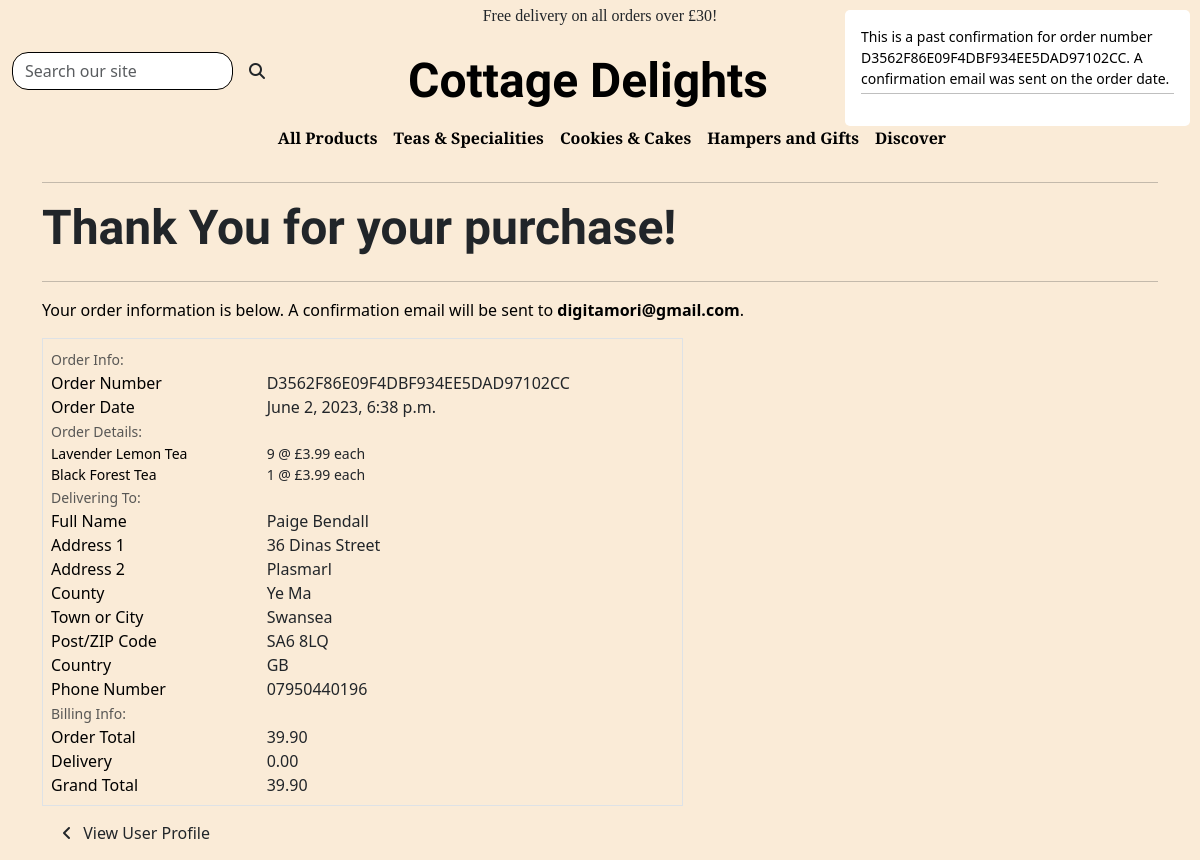
/userprofile/order_history/D3562F86E09F4DBF934EE5DAD97102CC (signed in), run on the app's committed database.
### checkout/models.py (models this page shows, shortened)
class OrderRecord(models.Model):
    order_number = models.CharField(max_length=50, null=False, editable=False)
    userprofile = models.ForeignKey(
        UserProfile, on_delete=models.SET_NULL,
        null=True, blank=True, related_name='orders')
    full_name = models.CharField(max_length=65, null=False, blank=False)
    email = models.EmailField(max_length=300, null=False, blank=False)
    phone_number = models.CharField(max_length=20, null=True, blank=True)
    address_line_1 = models.CharField(max_length=80, null=False, blank=False)
    address_line_2 = models.CharField(max_length=80, null=True, blank=True)
    town_city = models.CharField(max_length=40, null=False, blank=False)
    county = models.CharField(max_length=40, null=True, blank=True)
    country = CountryField(blank_label='Country *', null=False, blank=False)
    postcode = models.CharField(max_length=10, null=False, blank=False)
    shopping_cart = models.TextField(null=False, blank=False, default='')
    order_total = models.DecimalField(
        max_digits=10, decimal_places=2, null=False, default=0)
    delivery_cost = models.DecimalField(
        max_digits=6, decimal_places=2, null=False, default=0)
    grand_total = models.DecimalField(
        max_digits=10, decimal_places=2, default=0)
    date = models.DateTimeField(auto_now_add=True)
    stripe_pid = models.CharField(
        max_length=254, null=False, blank=False, default='')

class OrderLineItem(models.Model):
    order = models.ForeignKey(
        OrderRecord, null=False, blank=False,
        on_delete=models.CASCADE, related_name='lineitems')
    product = models.ForeignKey(
        Product, null=False, blank=False, on_delete=models.CASCADE)
    quantity = models.IntegerField(null=False, blank=False, default=0)
    lineitem_total = models.DecimalField(
        max_digits=6, decimal_places=2,
        null=False, blank=False, editable=False)

### products/models.py (models this page shows, shortened)
class Product(models.Model):
    category = models.ForeignKey(
        'category', null=True, blank=True, on_delete=models.SET_NULL)
    sku = models.CharField(max_length=100)
    name = models.CharField(max_length=250, null=True, blank=True)
    description = models.TextField()
    ingredients = models.CharField(max_length=450)
    weight = models.CharField(max_length=10, null=True, blank=True)
    storage = models.TextField(null=True, blank=True)
    price = models.DecimalField(max_digits=6, decimal_places=2)
    rating = models.DecimalField(
        max_digits=6, decimal_places=2, null=True, blank=True)
    image_url = models.URLField(max_length=1024, null=True, blank=True)
    image = models.ImageField(null=True, blank=True)

### userprofile/views.py (the view)
# urls.py: path('order_history/<order_number>',
@login_required
def order_history(request, order_number):
    order = get_object_or_404(OrderRecord, order_number=order_number)
    messages.info(request, (
        f'This is a past confirmation for order number {order_number}. '
        'A confirmation email was sent on the order date.'
    ))
    template = 'checkout/checkoutcomplete.html'
    context = {
        'order': order,
        'from_profile': True
    }
    return render(request, template, context)

### cart/contexts.py (called while the page is built, shortened)
def cart_contents(request):
    cart_items = []
    order_total = 0
    product_quant = 0
    cart = request.session.get('cart', {})
    if order_total < settings.FREE_DELIVERY_THRESHOLD:
        delivery = order_total * Decimal(
            settings.STANDARD_DELIVERY_PERCENTAGE / 100)
        free_delivery_delta = settings.FREE_DELIVERY_THRESHOLD - order_total
    else:
        delivery = 0
        free_delivery_delta = 0
    grand_total = delivery + order_total
    context = {
        'cart_items': cart_items,
        'order_total': order_total,
        'product_quant': product_quant,
        'delivery': delivery,
        'free_delivery_delta': free_delivery_delta,
        'free_delivery_threshold': settings.FREE_DELIVERY_THRESHOLD,
        'grand_total': grand_total,
    }
    return context

### checkout/templates/checkout/checkoutcomplete.html (shortened to what this page needs)
{% extends "base.html" %}
{% load static %}
{% block page_header %}
    <div class="container header-container">
    </div>
{% endblock %}
{% block content %}
    <div class="overlay"></div>
    <div class="container">
        <div class="row">
            <div class="col">
                <hr>
                <h2 class="logo-font mb-4">Thank You for your purchase!</h2>
                <hr>
                <p class="text-black">Your order information is below. A confirmation email will be sent to <strong>{{ order.email }}</strong>.</p>
            </div>
        </div>
        <div class="row">
            <div class="col-12 col-lg-7">
                <div class="order-confirmation-wrapper p-2 border">
                    <div class="row">
                        <div class="col">
                            <small class="text-muted">Order Info:</small>
                        </div>
                    </div>
                    <div class="row">
                        <div class="col-12 col-md-4">
                            <p class="mb-0 text-black font-weight-bold">Order Number</p>
                        </div>
                        <div class="col-12 col-md-8 text-md-right">
                            <p class="mb-0">{{ order.order_number }}</p>
                        </div>
                    </div>
                    <div class="row">
                        <div class="col-12 col-md-4">
                            <p class="mb-0 text-black font-weight-bold">Order Date</p>
                        </div>
                        <div class="col-12 col-md-8 text-md-right">
                            <p class="mb-0">{{ order.date }}</p>
                        </div>
                    </div>
                    <div class="row">
                        <div class="col">
                            <small class="text-muted">Order Details:</small>
                        </div>
                    </div>
                    {% for item in order.lineitems.all %}
                    <div class="row">
                        <div class="col-12 col-md-4">
                            <p class="small mb-0 text-black font-weight-bold">
                                {{ item.product.name }}
                            </p>
                        </div>
                        <div class="col-12 col-md-8 text-md-right">
                            <p class="small mb-0">{{ item.quantity }} @ £{{ item.product.price }} each</p>
                        </div>
                    </div>
                    {% endfor %}
                    <div class="row">
                        <div class="col">
                            <small class="text-muted">Delivering To:</small>
                        </div>
                    </div>
                    <div class="row">
                        <div class="col-12 col-md-4">
                            <p class="mb-0 text-black font-weight-bold">Full Name</p>
                        </div>
                        <div class="col-12 col-md-8 text-md-right">
                            <p class="mb-0">{{ order.full_name }}</p>
                        </div>
                    </div>
                    <div class="row">
                        <div class="col-12 col-md-4">
                            <p class="mb-0 text-black font-weight-bold">Address 1</p>
                        </div>
                        <div class="col-12 col-md-8 text-md-right">
                            <p class="mb-0">{{ order.address_line_1 }}</p>
                        </div>
                    </div>
                    {% if order.address_line_2 %}
                    <div class="row">
                        <div class="col-12 col-md-4">
                            <p class="mb-0 text-black font-weight-bold">Address 2</p>
                        </div>
                        <div class="col-12 col-md-8 text-md-right">
                            <p class="mb-0">{{ order.address_line_2 }}</p>
                        </div>
                    </div>
                    {% endif %}
                    {% if order.county %}
                    <div class="row">
                        <div class="col-12 col-md-4">
                            <p class="mb-0 text-black font-weight-bold">County</p>
                        </div>
                        <div class="col-12 col-md-8 text-md-right">
                            <p class="mb-0">{{ order.county }}</p>
                        </div>
                    </div>
                    {% endif %}
                    <div class="row">
                        <div class="col-12 col-md-4">
                            <p class="mb-0 text-black font-weight-bold">Town or City</p>
                        </div>
                        <div class="col-12 col-md-8 text-md-right">
                            <p class="mb-0">{{ order.town_city }}</p>
                        </div>
                    </div>
                    {% if order.postcode %}
                    <div class="row">
                        <div class="col-12 col-md-4">
                            <p class="mb-0 text-black font-weight-bold">Post/ZIP Code</p>
                        </div>
                        <div class="col-12 col-md-8 text-md-right">
                            <p class="mb-0">{{ order.postcode }}</p>
                        </div>
                    </div>
                    {% endif %}
                    <div class="row">
                        <div class="col-12 col-md-4">
                            <p class="mb-0 text-black font-weight-bold">Country</p>
                        </div>
                        <div class="col-12 col-md-8 text-md-right">
                            <p class="mb-0">{{ order.country }}</p>
                        </div>
                    </div>
                    <div class="row">
                        <div class="col-12 col-md-4">
                            <p class="mb-0 text-black font-weight-bold">Phone Number</p>
                        </div>
                        <div class="col-12 col-md-8 text-md-right">
                            <p class="mb-0">{{ order.phone_number }}</p>
                        </div>
                    </div>
                    <div class="row">
                        <div class="col">
                            <small class="text-muted">Billing Info:</small>
                        </div>
                    </div>
                    <div class="row">
                        <div class="col-12 col-md-4">
                            <p class="mb-0 text-black font-weight-bold">Order Total</p>
                        </div>
                        <div class="col-12 col-md-8 text-md-right">
                            <p class="mb-0">{{ order.order_total }}</p>
                        </div>
                    </div>
                    <div class="row">
                        <div class="col-12 col-md-4">
                            <p class="mb-0 text-black font-weight-bold">Delivery</p>
                        </div>
                        <div class="col-12 col-md-8 text-md-right">
                            <p class="mb-0">{{ order.delivery_cost }}</p>
                        </div>
                    </div>
                    <div class="row">
                        <div class="col-12 col-md-4">
                            <p class="mb-0 text-black font-weight-bold">Grand Total</p>
                        </div>
                        <div class="col-12 col-md-8 text-md-right">
                            <p class="mb-0">{{ order.grand_total }}</p>
                        </div>
                    </div>
                </div>
            </div>
        </div>
        <div class="row">
            <div class="col-12 col-lg-7 text-right">
                {% if from_profile %}
                <a href="{% url 'userprofile' %}" class="btn btn-black-rounded my-2">
                    <span class="icon mr-2">
                        <i class="fas fa-angle-left">
                        </i>
                    </span>
                    <span>View User Profile</span>
                </a>
                {% endif %}
            </div>
        </div>
    </div>
{% endblock %}

### static/css/base.css (style rules this page uses)
html { height: 100%; margin: 0; padding: 0; width: 100%; }
body { width: 100%; background-image: url('/media/elaine-howlin-FEpNmWh1fMc-unsplash-min.jpg'); background-repeat: no-repeat; background-size: cover; background-color: rgb(247, 235, 235); height: calc(76vh - 164px); }
.overlay { height: 100%; width: 100%; background-color: antiquewhite; z-index: -1; top: 0; left: 0; position: fixed; }
.header-container { padding-top: 164px; width: 100%; }
h2.logo-font { font-family: 'Dancing Script', serif; font-weight: 700; font-size: 3em; }
.icon { align-items: center; display: inline-flex; justify-content: center; height: 1.5rem; width: 1.5rem; }
@media (min-width: 768px) { .container { width: 100%; } }
@media (min-width: 992px) { .header-container { padding-top: 164px; } }
@media screen and (min-width: 768px) and (max-width: 1755px) { html { width: 100%; } }
@media screen and (min-width: 768px) and (max-width: 1755px) { body { width: 100%; } }
@media screen and (min-width: 768px) and (max-width: 1755px) { div.container { width: 100%; } }

### data on the page
OrderRecord: email "digitamori@gmail.com", order_number "D3562F86E09F4DBF934EE5DAD97102CC", date "June 2, 2023, 6:38 p.m.", full_name "Paige Bendall", address_line_1 "36 Dinas Street", address_line_2 "Plasmarl", county "Ye Ma", town_city "Swansea", postcode "SA6 8LQ", country "GB", phone_number "07950440196", order_total "39.90", delivery_cost "0.00", grand_total "39.90"
OrderLineItem: product.name "Lavender Lemon Tea", quantity "9", product.price "3.99"
OrderLineItem: product.name "Black Forest Tea", quantity "1", product.price "3.99"

### other printed values
{{ free_delivery_threshold }} "30"
{{ message }} "This is a past confirmation for order number D3562F86E09F4DBF934EE5DAD97102CC. A confirmation email was sent on the order date."
